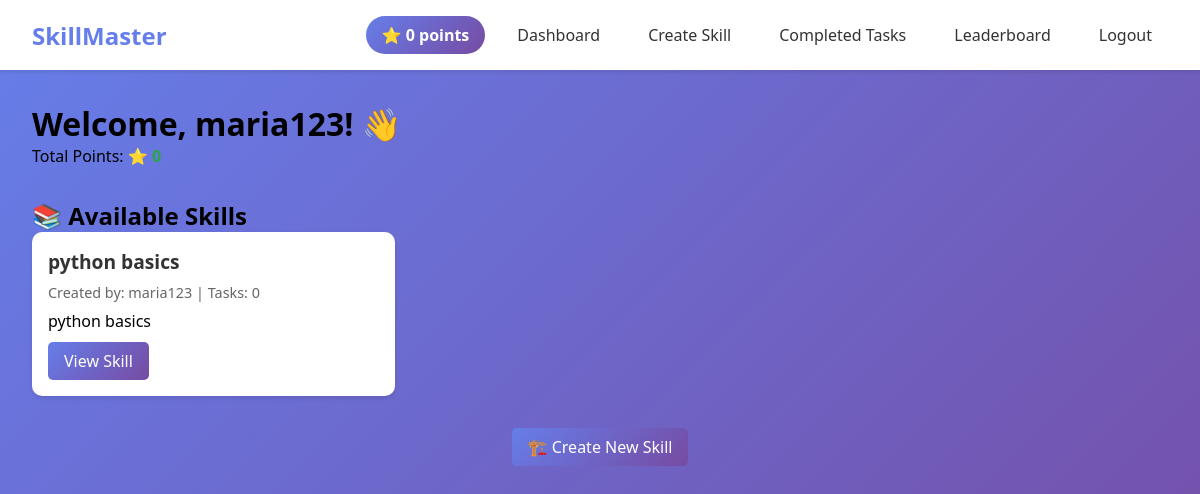
The app's page /dashboard (signed in) with its own data.
### tables this page shows
CREATE TABLE users (
            id INTEGER PRIMARY KEY AUTOINCREMENT,
            username TEXT UNIQUE NOT NULL,
            password TEXT NOT NULL,
            created_at TIMESTAMP DEFAULT CURRENT_TIMESTAMP
        , total_points INTEGER DEFAULT 0);

CREATE TABLE skills (
            id INTEGER PRIMARY KEY AUTOINCREMENT,
            name TEXT NOT NULL,
            description TEXT,
            created_by INTEGER,
            created_at TIMESTAMP DEFAULT CURRENT_TIMESTAMP,
            is_active BOOLEAN DEFAULT 1,
            FOREIGN KEY (created_by) REFERENCES users (id)
        );

### app.py (the view)
@app.route("/dashboard")
def dashboard():
    if "user_id" not in session:
        return redirect(url_for("login"))
    with sqlite3.connect("users.db") as conn:
        cursor = conn.cursor()
        cursor.execute("SELECT total_points FROM users WHERE id = ?", (session["user_id"],))
        result = cursor.fetchone()
        user_points = result[0] if result else 0
        cursor.execute("""
            SELECT s.*, u.username as creator_name,
                   (SELECT COUNT(*) FROM tasks WHERE skill_id = s.id AND is_active = 1) as task_count
            FROM skills s
            JOIN users u ON s.created_by = u.id
            WHERE s.is_active = 1
            ORDER BY s.created_at DESC
        """)
        skills = cursor.fetchall()
        cursor.execute("""
            SELECT tc.*, t.title, u.username, s.name as skill_name, s.id as skill_id
            FROM task_completions tc
            JOIN tasks t ON tc.task_id = t.id
            JOIN users u ON tc.user_id = u.id
            JOIN skills s ON t.skill_id = s.id
            ORDER BY tc.completed_at DESC
            LIMIT 10
        """)
        recent_completions = cursor.fetchall()
    return render_template("dashboard.html",
                         username=session["username"],
                         user_points=user_points,
                         skills=skills,
                         recent_completions=recent_completions)

### templates/dashboard.html (shortened to what this page needs)
{% extends "base.html" %}
{% block content %}
<h1>Welcome, {{ username }}! 👋</h1>
<p style="margin-bottom: 2rem;">Total Points: <strong class="points">⭐ {{ user_points }}</strong></p>
<h2>📚 Available Skills</h2>
<div class="grid">
    {% for skill in skills %}
    <div class="skill-card">
        <div class="skill-title">{{ skill[1] }}</div>
        <div class="skill-meta">Created by: {{ skill[6] }} | Tasks: {{ skill[7] }}</div>
        <p>{{ skill[2][:100] }}{% if skill[2]|length > 100 %}...{% endif %}</p>
        <div style="display: flex; gap: 10px; margin-top: 10px;">
            <a href="{{ url_for('view_skill', skill_id=skill[0]) }}" class="btn btn-primary">View Skill</a>
        </div>
    </div>
    {% else %}
    <p>No skills available yet. <a href="{{ url_for('create_skill') }}">Create the first skill!</a></p>
    {% endfor %}
</div>
<div style="margin-top: 2rem; text-align: center;">
    <a href="{{ url_for('create_skill') }}" class="btn btn-primary">🏗️ Create New Skill</a>
</div>
{% endblock %}

### templates/base.html (shortened to what this page needs)
<!DOCTYPE html>
<html lang="en">
<head>
</head>
<body>
    {% if session.user_id %}
    <nav class="navbar">
        <a href="{{ url_for('dashboard') }}" class="navbar-brand">SkillMaster</a>
        <div class="nav-links">
            <span class="points-badge">⭐ {{ user_points }} points</span>
            <a href="{{ url_for('dashboard') }}">Dashboard</a>
            <a href="{{ url_for('create_skill') }}">Create Skill</a>
            <a href="{{ url_for('completed_tasks') }}">Completed Tasks</a>
            <a href="{{ url_for('leaderboard') }}">Leaderboard</a>
            <a href="{{ url_for('logout') }}">Logout</a>
        </div>
    </nav>
    {% endif %}
    <div class="container">
        {% block content %}{% endblock %}
    </div>
</body>
</html>

### templates/base.html (style rules this page uses)
* { margin: 0; padding: 0; box-sizing: border-box; }
body { font-family: 'Segoe UI', Tahoma, Geneva, Verdana, sans-serif; background: linear-gradient(135deg, #667eea 0%, #764ba2 100%); min-height: 100vh; }
.navbar { background: white; padding: 1rem 2rem; box-shadow: 0 2px 4px rgba(0,0,0,0.1); display: flex; justify-content: space-between; align-items: center; }
.navbar-brand { font-size: 1.5rem; font-weight: bold; color: #667eea; text-decoration: none; }
.nav-links { display: flex; gap: 1rem; align-items: center; }
.nav-links a { text-decoration: none; color: #333; padding: 0.5rem 1rem; border-radius: 5px; transition: background 0.3s; }
.points-badge { background: linear-gradient(135deg, #667eea 0%, #764ba2 100%); color: white; padding: 0.5rem 1rem; border-radius: 20px; font-weight: bold; }
.container { max-width: 1200px; margin: 2rem auto; padding: 0 2rem; }
.btn { display: inline-block; padding: 0.5rem 1rem; border: none; border-radius: 5px; cursor: pointer; text-decoration: none; transition: transform 0.2s; }
.btn-primary { background: linear-gradient(135deg, #667eea 0%, #764ba2 100%); color: white; }
.grid { display: grid; grid-template-columns: repeat(auto-fill, minmax(300px, 1fr)); gap: 1.5rem; }
.skill-card, .task-item { background: white; border-radius: 10px; padding: 1rem; box-shadow: 0 2px 4px rgba(0,0,0,0.1); }
.skill-title, .task-title { font-size: 1.2rem; font-weight: bold; margin-bottom: 0.5rem; color: #333; }
.skill-meta, .task-meta { font-size: 0.9rem; color: #666; margin-bottom: 0.5rem; }
.points { color: #28a745; font-weight: bold; }

### records on screen
users: username "maria123"
skills: name "python basics", username "maria123", skill "0", description "python basics"

### other values on screen
{{ user_points }} "0"
